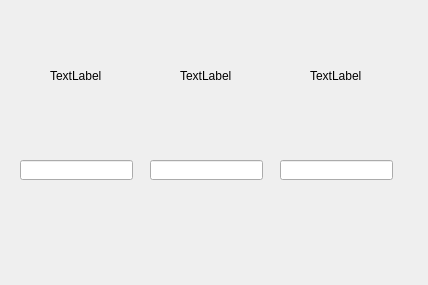
<?xml version="1.0" encoding="UTF-8"?>
<ui version="4.0">
 <class>Widget</class>
 <widget class="QWidget" name="Widget">
  <property name="geometry">
   <rect>
    <x>0</x>
    <y>0</y>
    <width>428</width>
    <height>285</height>
   </rect>
  </property>
  <property name="windowTitle">
   <string>Widget</string>
  </property>
  <widget class="QLabel" name="label">
   <property name="geometry">
    <rect>
     <x>50</x>
     <y>70</y>
     <width>54</width>
     <height>12</height>
    </rect>
   </property>
   <property name="text">
    <string>TextLabel</string>
   </property>
  </widget>
  <widget class="QLineEdit" name="lineEdit">
   <property name="geometry">
    <rect>
     <x>20</x>
     <y>160</y>
     <width>113</width>
     <height>20</height>
    </rect>
   </property>
  </widget>
  <widget class="QLineEdit" name="lineEdit_2">
   <property name="geometry">
    <rect>
     <x>150</x>
     <y>160</y>
     <width>113</width>
     <height>20</height>
    </rect>
   </property>
  </widget>
  <widget class="QLabel" name="label_2">
   <property name="geometry">
    <rect>
     <x>180</x>
     <y>70</y>
     <width>54</width>
     <height>12</height>
    </rect>
   </property>
   <property name="text">
    <string>TextLabel</string>
   </property>
  </widget>
  <widget class="QLineEdit" name="lineEdit_3">
   <property name="geometry">
    <rect>
     <x>280</x>
     <y>160</y>
     <width>113</width>
     <height>20</height>
    </rect>
   </property>
  </widget>
  <widget class="QLabel" name="label_3">
   <property name="geometry">
    <rect>
     <x>310</x>
     <y>70</y>
     <width>54</width>
     <height>12</height>
    </rect>
   </property>
   <property name="text">
    <string>TextLabel</string>
   </property>
  </widget>
 </widget>
 <layoutdefault spacing="6" margin="11"/>
 <resources/>
 <connections/>
</ui>
